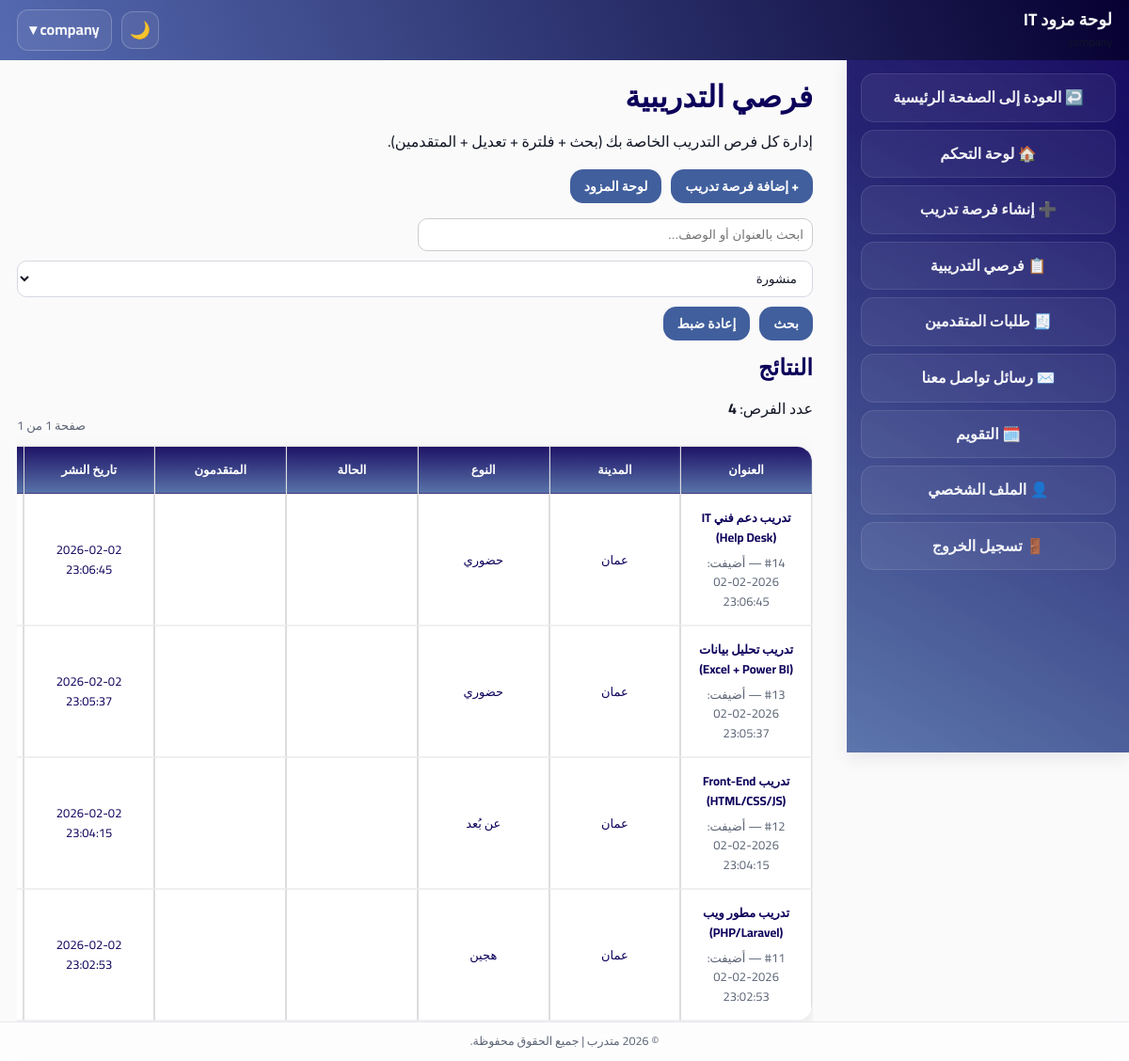
Screenshot of /it/provider_internships.php?status=published (signed in) with the database file from the repository.
### tables this page shows
CREATE TABLE `it_providers` (
  `user_id` int(11) NOT NULL,
  `company_name` varchar(200) NOT NULL,
  `company_registration_no` varchar(50) DEFAULT NULL,
  `website` varchar(255) DEFAULT NULL,
  `description` text DEFAULT NULL,
  `city` varchar(100) DEFAULT NULL,
  `country` varchar(100) DEFAULT NULL,
  `created_at` datetime NOT NULL DEFAULT current_timestamp(),
  `updated_at` datetime NOT NULL DEFAULT current_timestamp() ON UPDATE current_timestamp()
);

CREATE TABLE `it_internships` (
  `internship_id` int(11) NOT NULL,
  `provider_user_id` int(11) NOT NULL,
  `title` varchar(200) NOT NULL,
  `description` text NOT NULL,
  `field` varchar(100) DEFAULT NULL,
  `internship_type` enum('onsite','remote','hybrid') NOT NULL DEFAULT 'onsite',
  `city` varchar(100) DEFAULT NULL,
  `country` varchar(100) DEFAULT NULL,
  `duration_weeks` smallint(6) DEFAULT NULL,
  `start_date` date DEFAULT NULL,
  `end_date` date DEFAULT NULL,
  `required_skills` text DEFAULT NULL,
  `seats` smallint(6) DEFAULT 1,
  `status` enum('draft','published','closed') NOT NULL DEFAULT 'published',
  `published_at` datetime DEFAULT current_timestamp(),
  `created_at` datetime NOT NULL DEFAULT current_timestamp(),
  `updated_at` datetime NOT NULL DEFAULT current_timestamp() ON UPDATE current_timestamp()
);

### includes/theme_init.php (called while the page is built, shortened)
<?php
$theme = $_SESSION['site_theme'] ?? ($_COOKIE['site_theme'] ?? 'light');
$theme = ($theme === 'dark') ? 'dark' : 'light';
?>

### it/includes/auth_check.php (called while the page is built, shortened)
<?php
require_once __DIR__ . "/../../includes/theme_init.php";
require_once __DIR__ . "/../../config/db.php";
$redirect_uri = ($_SERVER['REQUEST_URI'] ?? '/mutadarrib/index.php');
$displayName = $_SESSION['full_name'] ?? 'IT Provider';
if (!empty($_SESSION['user_id'])) {
  $stmtP = $pdo->prepare("SELECT company_name FROM it_providers WHERE user_id = ? LIMIT 1");
  $stmtP->execute([(int)$_SESSION['user_id']]);
}

### it/provider_internships.php (the view, shortened to what this page needs)
<?php
require_once __DIR__ . '/../includes/theme_init.php';
require_once __DIR__ . "/includes/auth_check.php";
function h($s){ return htmlspecialchars((string)$s, ENT_QUOTES, 'UTF-8'); }
$provider_user_id = (int)($_SESSION['user_id'] ?? 0);
$q = trim($_GET['q'] ?? '');
$status = trim($_GET['status'] ?? 'all');
$page = max(1, (int)($_GET['page'] ?? 1));
$perPage = 12;
$offset = ($page - 1) * $perPage;
$where = " WHERE i.provider_user_id = ? ";
$params = [$provider_user_id];
if ($status !== 'all') {
  $where .= " AND i.status = ? ";
  $params[] = $status;
}
$stmtCount = $pdo->prepare("SELECT COUNT(*) FROM it_internships i $where");
$stmtCount->execute($params);
$total = (int)$stmtCount->fetchColumn();
$totalPages = max(1, (int)ceil($total / $perPage));
$stmt = $pdo->prepare("
  SELECT
    i.internship_id,
    i.title,
    i.city,
    i.internship_type,
    i.status,
    i.published_at,
    i.created_at,
    (SELECT COUNT(*) FROM it_applications a WHERE a.internship_id = i.internship_id) AS applicants_count
  FROM it_internships i
  $where
  ORDER BY i.internship_id DESC
  LIMIT $perPage OFFSET $offset
");
$stmt->execute($params);
$rows = $stmt->fetchAll(PDO::FETCH_ASSOC);
$typeAr = function($t){
  return ($t === 'remote') ? 'عن بُعد' : (($t === 'hybrid') ? 'هجين' : 'حضوري');
};
?>
<!DOCTYPE html>
<html lang="ar" dir="rtl">
<head>
  <link rel="stylesheet" href="/mutadarrib/assets/css/style.css">
  <link rel="stylesheet" href="/mutadarrib/assets/css/admin.css">
  <link rel="stylesheet" href="/mutadarrib/assets/css/it.css">
</head>
<body data-theme="<?= h($theme) ?>">
<div class="it-shell" id="itShell">
  <?php include __DIR__ . "/includes/header.php"; ?>
  <div class="it-body">
    <?php include __DIR__ . "/includes/sidebar.php"; ?>
    <main class="it-main">
      <div class="it-main-head">
        <div>
          <h1>فرصي التدريبية</h1>
          <p>إدارة كل فرص التدريب الخاصة بك (بحث + فلترة + تعديل + المتقدمين).</p>
        </div>
        <div style="display:flex; gap:10px; flex-wrap:wrap">
          <a class="btn btn-primary" href="/mutadarrib/it/it_internship_create.php">+ إضافة فرصة تدريب</a>
          <a class="btn btn-ghost" href="/mutadarrib/it/dashboard.php">لوحة المزود</a>
        </div>
      </div>
      <form method="GET" class="filters" style="margin:10px 0 14px; display:flex; gap:10px; flex-wrap:wrap; align-items:center">
        <input type="text" name="q" placeholder="ابحث بالعنوان أو الوصف..." value="<?= h($q) ?>" class="inp">
        <select name="status" class="inp">
          <option value="published" <?= ($status==='published'?'selected':'') ?>>منشورة</option>
        </select>
        <button class="btn btn-outline" type="submit">بحث</button>
        <a class="btn btn-ghost" href="/mutadarrib/it/provider_internships.php">إعادة ضبط</a>
      </form>
      <div class="panel">
        <div class="panel-head" style="display:flex;justify-content:space-between;align-items:flex-end;gap:10px;flex-wrap:wrap">
          <div>
            <h2 class="panel-title">النتائج</h2>
            <p class="panel-sub">عدد الفرص: <strong><?= $total ?></strong></p>
          </div>
          <div class="muted">صفحة <?= $page ?> من <?= $totalPages ?></div>
        </div>
        <?php if (!$rows): ?>
          <div class="empty-state">لا توجد فرص مطابقة للبحث/الفلترة.</div>
        <?php else: ?>
          <div class="table-wrap">
            <table class="dash-table">
              <thead>
                <tr>
                  <th>العنوان</th>
                  <th>المدينة</th>
                  <th>النوع</th>
                  <th>الحالة</th>
                  <th>المتقدمون</th>
                  <th>تاريخ النشر</th>
                  <th>إجراءات</th>
                </tr>
              </thead>
              <tbody>
                <?php foreach ($rows as $it): ?>
                  <tr>
                    <td>
                      <strong><?= h($it['title']) ?></strong>
                      <div class="muted">#<?= (int)$it['internship_id'] ?> — أضيفت: <?= h($it['created_at'] ?? '-') ?></div>
                    </td>
                    <td><?= h($it['city'] ?? '-') ?></td>
                    <td><?= h($typeAr($it['internship_type'])) ?></td>
                    <td>
                      <span class="badge <?= ($it['status']==='published'?'badge-green':($it['status']==='draft'?'badge-blue':'badge-gray')) ?>">
                      </span>
                    </td>
                    <td><span class="badge badge-blue"><?= (int)$it['applicants_count'] ?></span></td>
                    <td><?= h($it['published_at'] ?? '-') ?></td>
                    <td class="actions-cell">
                    </td>
                  </tr>
                <?php endforeach; ?>
              </tbody>
            </table>
          </div>
        <?php endif; ?>
      </div>
    </main>
  </div>
  <?php include __DIR__ . "/includes/footer.php"; ?>
</div>
</body>
</html>

### it/includes/header.php (shortened to what this page needs)
<header class="header">
  <div style="display:flex;flex-direction:column;gap:2px;">
    <h2 style="margin:0;">لوحة مزود IT</h2>
    <div style="font-size:12px;opacity:.85;">
    </div>
  </div>
  <div class="user-info">
    <a class="dash-theme-toggle"
       href="/mutadarrib/toggle_theme.php?redirect=<?= $redirect_uri ?>"
       aria-label="تبديل الوضع" title="تبديل الوضع">
      <?= ($theme === 'dark') ? '☀️' : '🌙' ?>
    </a>
    <details class="dash-user-dropdown">
      <summary class="dash-user-toggle">
        <?= h($displayName) ?> ▾
      </summary>
    </details>
  </div>
</header>

### assets/css/style.css (style rules this page uses)
.btn-primary { background: var(--primary); }
.badge { display: inline-flex; align-items: center; justify-content: center; padding: 3px 10px; border-radius: 999px; color: #fff; font-size: 12px; font-weight: 800; }
.muted { color: #666; font-size: 13px; margin-top: 6px; }
table { width: 100%; border-collapse: collapse; margin-top: 10px; font-size: 14px; }
th, td { border: 1px solid #ddd; padding: 8px; text-align: center; vertical-align: middle; }
th { background: #0077b6; color: #fff; }
.badge { display: inline-block; padding: 3px 10px; border-radius: 12px; color: #fff; font-size: 12px; }
input { width:100%;padding:9px;border:1px solid #ccc;border-radius:10px;margin-top:6px }
button { padding:10px 14px;border:0;border-radius:10px;background:#0077b6;color:#fff;cursor:pointer }
.badge { display:inline-block;padding:4px 10px;border-radius:999px;color:#fff;font-size:13px }

### assets/css/admin.css (style rules this page uses)
body { padding-top: calc(var(--header-h) + 18px); overflow-x: hidden; }
html { overflow-x: hidden; }
.user-info { color: var(--bg); font-weight: 700; display: flex; align-items: center; gap: 10px; }
.dash-theme-toggle { width: 40px; height: 40px; display: inline-flex; align-items: center; justify-content: center; border-radius: 12px; border: 1px solid rgba(255,255,255,0.22); color: rgba(255,255,255,0.95); background: rgba(255,255,255,0.06); font-size: 18px; line-height: 1; cursor: pointer; }
.header { position: fixed; top: 0; z-index: 120; height: var(--header-h); display: flex; align-items: center; justify-content: space-between; gap: 12px; padding: 0 18px; background: linear-gradient(250deg, #070031, #556ab1); backdrop-filter: blur(10px); left: 0; right: 0; }
.header h2 { margin: 0; font-size: 18px; color: var(--bg); }
form[method="GET"], form.filter-row { display: flex; gap: 10px; flex-wrap: wrap; align-items: center; margin: 10px 0; }
form[method="GET"] input[type="text"], form.filter-row input[type="text"] { width: min(420px, 100%); }
.dash-user-dropdown { position: relative; }
.dash-user-toggle { list-style: none; cursor: pointer; user-select: none; padding: 8px 12px; border-radius: 12px; border: 1px solid rgba(255,255,255,0.22); color: rgba(255,255,255,0.95); background: rgba(255,255,255,0.06); }
.btn { display:inline-flex; align-items:center; justify-content:center; gap:8px; padding: 10px 14px; border-radius: 14px; border: 1px solid transparent; background: var(--primary); color:#fff; text-decoration:none; font-weight: 700; font-size: 14px; line-height: 1; cursor:pointer; transition: transform .12s ease, box-shadow .12s ease, background .12s ease, border-color .12s ease; user-select:none; }
.table-wrap { width:100%; overflow:auto; -webkit-overflow-scrolling: touch; }
.table, table { width:100%; border-collapse: separate; border-spacing: 0; max-width: 100%; min-width: 0; table-layout: fixed; }
.table-wrap :where(.table, table) { min-width: 720px; }
.table thead th, table thead th { background: linear-gradient(180deg, rgba(65,95,157,1) 0%, rgba(49,74,131,1) 100%); color:#fff; padding: 12px 10px; font-weight: 800; font-size: 13px; text-align: center; white-space: normal; overflow-wrap: anywhere; }
.table thead th:first-child, table thead th:first-child { border-top-right-radius: 16px; }
.table thead th:last-child, table thead th:last-child { border-top-left-radius: 16px; }
.table tbody td, table tbody td { padding: 10px 10px; border-bottom: 1px solid rgba(2,6,23,.06); font-size: 13px; color: #0f172a; text-align: center; vertical-align: middle; overflow-wrap: anywhere; word-break: break-word; }
.table tbody tr:nth-child(even) td, table tbody tr:nth-child(even) td { background: rgba(2,6,23,.012); }
:root { --form-card-max: 1040px; --form-gap-x: 22px; --form-gap-y: 14px; }

### rows the page displays
it_providers: company_name "company"
it_internships: title "تدريب دعم فني IT (Help Desk)", created_at "2026-02-02 23:06:45", city "عمان", internship_type "حضوري", published_at "2026-02-02 23:06:45"
it_internships: title "تدريب تحليل بيانات (Excel + Power BI)", created_at "2026-02-02 23:05:37", city "عمان", internship_type "حضوري", published_at "2026-02-02 23:05:37"
it_internships: title "تدريب Front-End (HTML/CSS/JS)", created_at "2026-02-02 23:04:15", city "عمان", internship_type "عن بُعد", published_at "2026-02-02 23:04:15"
it_internships: title "تدريب مطور ويب (PHP/Laravel)", created_at "2026-02-02 23:02:53", city "عمان", internship_type "هجين", published_at "2026-02-02 23:02:53"

### other values shown
$total "4"
$totalPages "1"
